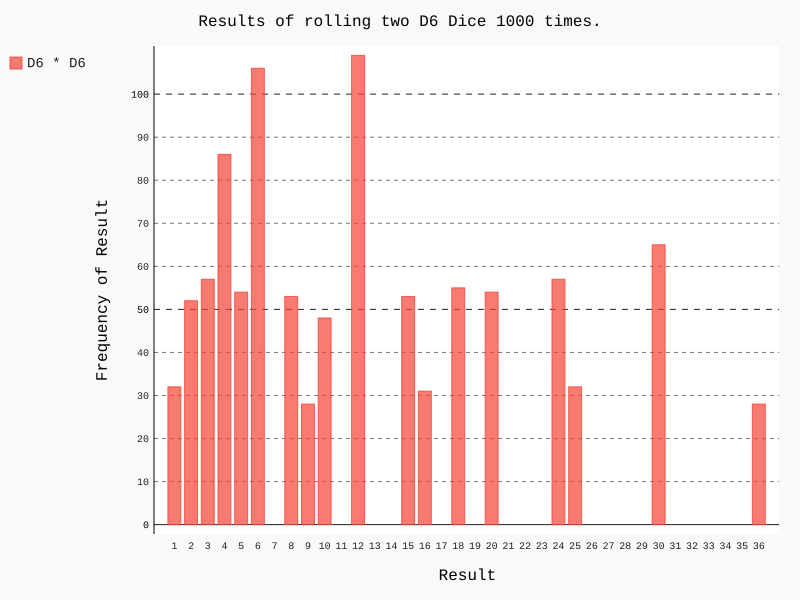

This figure's Python source:
from die import Die
import pygal

# Create two D6 die
die_1 = Die()
die_2 = Die()

# Make some rolls and store results in a list
results = []
for roll in range(1000):
    result = die_1.roll() * die_2.roll()
    results.append(result)
        
# Analyze the results.
frequencies = []
# Automatically generate labels
x_labels = []
max_result = die_1.num_sides * die_2.num_sides
for value in range(1, max_result + 1):
    frequency = results.count(value)
    frequencies.append(frequency)
    x_labels.append(str(value))
    
# Visualize the results
hist = pygal.Bar()

hist.title = "Results of rolling two D6 Dice 1000 times."
hist.x_labels = x_labels
hist.x_title = "Result"
hist.y_title = "Frequency of Result"

hist.add('D6 * D6', frequencies)
hist.render_to_file('multiplication_dice_visual.svg')
